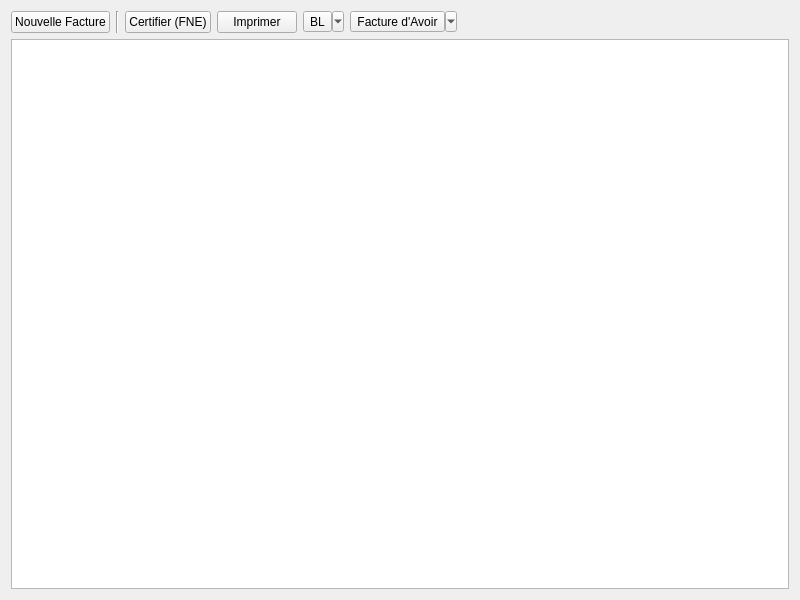
<?xml version="1.0" encoding="UTF-8"?>
<ui version="4.0">
 <class>FacturePage</class>
 <widget class="QWidget" name="FacturePage">
  <property name="geometry">
   <rect>
    <x>0</x>
    <y>0</y>
    <width>800</width>
    <height>600</height>
   </rect>
  </property>
  <property name="windowTitle">
   <string>Gestion des Factures</string>
  </property>
  <layout class="QVBoxLayout" name="verticalLayout">
   <item>
    <layout class="QHBoxLayout" name="horizontalLayout">
     <item>
      <widget class="QPushButton" name="new_invoice_button">
       <property name="text">
        <string>Nouvelle Facture</string>
       </property>
      </widget>
     </item>
     <item>
      <widget class="Line" name="line">
       <property name="orientation">
        <enum>Qt::Vertical</enum>
       </property>
      </widget>
     </item>
     <item>
      <widget class="QPushButton" name="certify_button">
       <property name="text">
        <string>Certifier (FNE)</string>
       </property>
      </widget>
     </item>
     <item>
      <widget class="QPushButton" name="print_button">
       <property name="text">
        <string>Imprimer</string>
       </property>
      </widget>
     </item>
     <item>
      <widget class="QToolButton" name="bl_button">
       <property name="text">
        <string>BL</string>
       </property>
       <property name="popupMode">
        <enum>QToolButton::MenuButtonPopup</enum>
       </property>
      </widget>
     </item>
     <item>
      <widget class="QToolButton" name="credit_note_button">
       <property name="text">
        <string>Facture d'Avoir</string>
       </property>
       <property name="popupMode">
        <enum>QToolButton::MenuButtonPopup</enum>
       </property>
      </widget>
     </item>
     <item>
      <spacer name="horizontalSpacer">
       <property name="orientation">
        <enum>Qt::Horizontal</enum>
       </property>
       <property name="sizeHint" stdset="0">
        <size>
         <width>40</width>
         <height>20</height>
        </size>
       </property>
      </spacer>
     </item>
    </layout>
   </item>
   <item>
    <widget class="QTableView" name="table_view">
     <property name="editTriggers">
      <set>QAbstractItemView::NoEditTriggers</set>
     </property>
     <property name="selectionBehavior">
      <set>QAbstractItemView::SelectRows</set>
     </property>
     <property name="selectionMode">
      <set>QAbstractItemView::SingleSelection</set>
     </property>
     <attribute name="verticalHeaderVisible">
      <bool>false</bool>
     </attribute>
    </widget>
   </item>
  </layout>
 </widget>
 <resources/>
 <connections/>
</ui>
